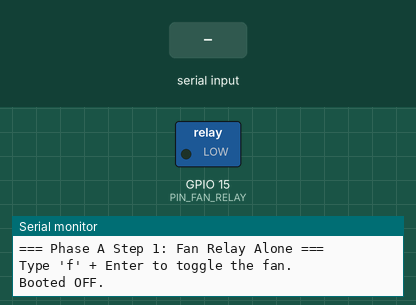
Simulated run of this sketch. Board: ESP32. On the bench: switched loads named in the sketch (green lamp = pin HIGH), the last lines printed to the serial monitor. The inputs (shaded band) are chosen by the test bench.

Above: at 1.7 s.
1.8 s: "f" received over Serial
At 2.4 s:
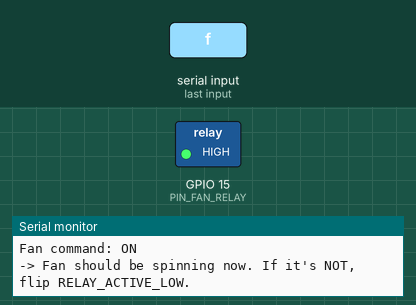
3.3 s: "F" received over Serial
At 3.6 s:
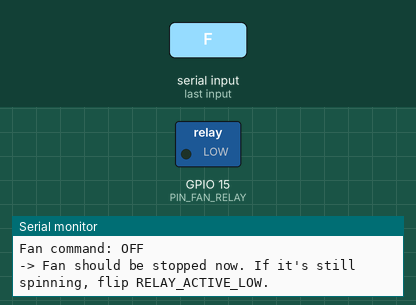
Timing chart, 0 to 6.3 s (numbered marks = the images above; inputs shaded):
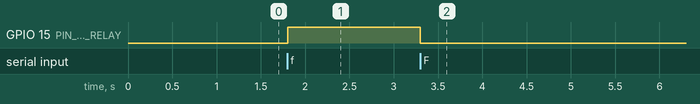

The sketch:

BenchTest.ino
```cpp
/*
  ============================================================================
  BSH-PowerBox -- Phase A Step 1: Fan Relay Alone
  ============================================================================
  Purpose: confirm the fan relay channel switches cleanly on its own, and
  find out whether your real relay module is active-LOW or active-HIGH --
  don't assume it matches the Wokwi sim (which needed active-HIGH, a
  simulator-only quirk; most real modules are active-LOW).

  Wiring: relay IN2 -> GPIO 15, relay VCC -> 5V, relay GND -> ESP32 GND,
  fan on the channel-2 NO/COM side. See Firmware/BSH-PowerBox/Fan_Relay/Wiring.md.

  Usage: open Serial Monitor at 115200 baud, type 'f' + Enter to toggle.
  If the fan turns ON when the log says OFF (or vice versa), flip
  RELAY_ACTIVE_LOW below and re-flash.
  ============================================================================
*/

const int PIN_FAN_RELAY = 15;

// Start with the common real-hardware assumption (active-LOW). Flip this
// if the fan behaves backwards from what the Serial log says.
const bool RELAY_ACTIVE_LOW = false;

bool fanOn = false;

void setRelay(int pin, bool on) {
  bool level = RELAY_ACTIVE_LOW ? !on : on;
  digitalWrite(pin, level ? HIGH : LOW);
}

void setup() {
  Serial.begin(115200);
  delay(500);
  Serial.println();
  Serial.println("=== Phase A Step 1: Fan Relay Alone ===");
  Serial.println("Type 'f' + Enter to toggle the fan.");

  pinMode(PIN_FAN_RELAY, OUTPUT);
  setRelay(PIN_FAN_RELAY, false);  // boot state: off
  Serial.println("Booted OFF.");
}

void loop() {
  while (Serial.available()) {
    char c = Serial.read();
    if (c == 'f' || c == 'F') {
      fanOn = !fanOn;
      setRelay(PIN_FAN_RELAY, fanOn);
      Serial.print("Fan command: ");
      Serial.println(fanOn ? "ON" : "OFF");
      Serial.println(fanOn
        ? "-> Fan should be spinning now. If it's NOT, flip RELAY_ACTIVE_LOW."
        : "-> Fan should be stopped now. If it's still spinning, flip RELAY_ACTIVE_LOW.");
    }
  }
}
```

Measured:
- after the input at 1.8 s, GPIO 15 (PIN_FAN_RELAY): LOW → HIGH at once
- after the input at 3.3 s, GPIO 15 (PIN_FAN_RELAY): HIGH → LOW at once
